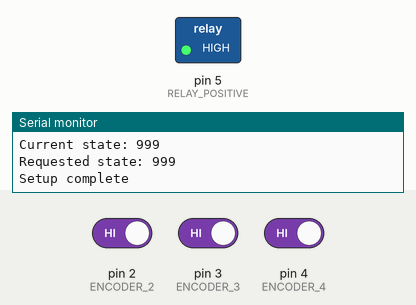
Simulated run of this sketch. Board: Arduino Uno, built with avr-gcc and run on an emulated ATmega328P. On the bench: switched loads named in the sketch (green lamp = pin HIGH), the last lines printed to the serial monitor. Inputs (shaded band) come from the test bench; at power-on: pin 2 (ENCODER_2) HIGH, pin 3 (ENCODER_3) HIGH, pin 4 (ENCODER_4) HIGH. Pins used as bus, display or sensor lines are not drawn.

Above: at 3.2 s.
3.3 s: pin 2 (ENCODER_2) driven LOW
At 3.8 s:
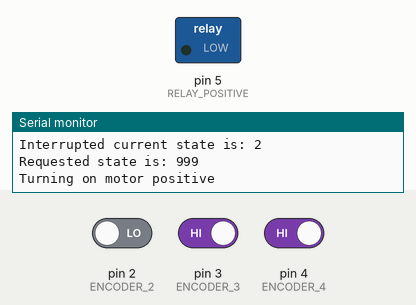
7.8 s: pin 2 (ENCODER_2) driven HIGH
At 8.4 s:
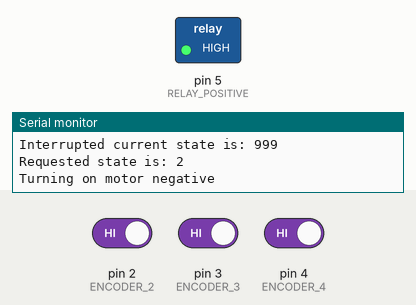
9.3 s: pin 3 (ENCODER_3) driven LOW
At 9.6 s:
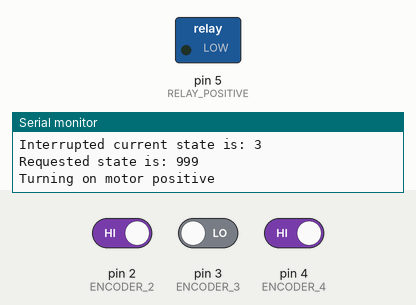
Timing chart, 0 to 11.8 s (numbered marks = the images above; inputs shaded):
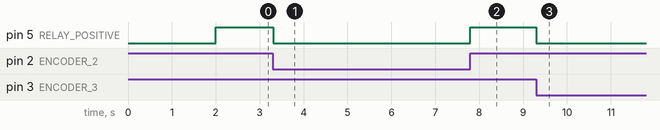

Measured:
- after the input at 3.3 s, pin 5 (RELAY_POSITIVE): HIGH → LOW at once
- after the input at 7.8 s, pin 5 (RELAY_POSITIVE): LOW → HIGH at once
- after the input at 9.3 s, pin 5 (RELAY_POSITIVE): HIGH → LOW at once

The sketch:

TCaseControl_V1.ino
```cpp
/*
   Implementation of Electric Shift On the Fly (ESOF) NV273F transfer case out of a 2000 Ford F350


   Author: Etienne Gignac-Bouchard, etiennegignac@hotmail.com
   Date: 20 Nov 21


   Hardware:  Arduino
              Relay board (at least 2 relays on it)
              2 x automotive relays


 *********************************************************************
   Inputs/outputs (Check #define section below for pinout)
 *********************************************************************

   Arduino INPUTS:

              DIGITAL
              Encoder pin 1
              Encorer pin 2
              Encoder pin 3
              Encoder pin 4

   Arduino OUTPUTS:

              Output to increase traction (+) i.e. go from 2WD to 4HI to 4LOW
              Output to decrease traction (-) i.e. go from 4LOW to 4HI to 2WD
   TODO: add input from dash switch
*/


#define LOG 1 //All the verbose in the serial console
#define DEBUG_PIN_STATUS_ON_INTERRUPT 0

// Little debug trick to strip the code of debug statement at compile time
#if LOG == 1
#define debug(x) Serial.print(x)
#define debugln(x) Serial.println(x)

#else
#define debug(x)
#define debugln(x)
#endif

//Pinout
#define ENCODER_1 1
#define ENCODER_2 2
#define ENCODER_3 3
#define ENCODER_4 4

#define RELAY_POSITIVE 5 //pin that controls the relay that moves the motor to positive traction
#define RELAY_NEGATIVE 0 //pin that controls the relay that moves the motor to negative traction

//States
#define TRANSITION 0
#define _2WD 1
#define _4HI 2
#define _4LOW 3
#define IMPOSSIBLE 999

//Direction of movement
// POSITIVE = More traction (From 2WD to 4HI to 4LOW)
// NEGATIVE = Less traction (From 4LOW to 4HI to 2WD)
#define STOPPED 0
#define POSITIVE 1
#define NEGATIVE 2
int directionOfMovement = 0;

//Temporary vars, TODO this will go away when we implement the dash switch logic
int requestedState = IMPOSSIBLE;
int currentState = IMPOSSIBLE;

/******************************************************************

   Arduino setup

 *****************************************************************/
void setup()
{
  delay(1000);//Seems to be necessary for the MKR1010 to play nice with the console
#if LOG == 1
  Serial.begin(115200);
  delay(1000);//Seems to be necessary for the MKR1010 to play nice with the console
  debugln("Setting up...");
#endif

  //All encoder pins as input pulled up
  pinMode(ENCODER_1, INPUT_PULLUP);
  pinMode(ENCODER_2, INPUT_PULLUP);
  pinMode(ENCODER_3, INPUT_PULLUP);
  pinMode(ENCODER_4, INPUT_PULLUP);

  //Outputs to relays
  pinMode(RELAY_POSITIVE, OUTPUT);
  pinMode(RELAY_NEGATIVE, OUTPUT);

  //Make sure motor is not running (for the relay board, HIGH is OFF)
  digitalWrite(RELAY_POSITIVE, HIGH);
  digitalWrite(RELAY_NEGATIVE, HIGH);

  //Each encoder pin needs an interrupt so we can detect any change
  attachInterrupt(digitalPinToInterrupt(1), intDetected, CHANGE);
  attachInterrupt(digitalPinToInterrupt(2), intDetected, CHANGE);
  attachInterrupt(digitalPinToInterrupt(3), intDetected, CHANGE);
  attachInterrupt(digitalPinToInterrupt(4), intDetected, CHANGE);

  //We just booted up, read current state and requested state
  currentState = getCurrentState();
  requestedState = getRequestedState();

#if LOG == 1

  debug("Current state: ");
  debugln(getCurrentState());

  debug("Requested state: ");
  debugln(getRequestedState());

#if DEBUG_PIN_STATUS_ON_INTERRUPT == 1
  intDetected();
#endif

  debugln("Setup complete");
#endif
}

/******************************************************************

   Interrupt routine when encode state changes

 *****************************************************************/
void intDetected()
{
  //First thing we do is turn off motor to re-evaluate where we are
  stopMotor();

  //Update what our currentstate is
  currentState = getCurrentState();

#if LOG == 1
  debug("Interrupted current state is: ");
  debugln(currentState);
  debug("Requested state is: ");
  debugln(requestedState);
#endif
//  */

#if DEBUG_PIN_STATUS_ON_INTERRUPT == 1
  debugln("Pin 1:");
  debugln(digitalRead(1));

  debugln("Pin 2:");
  debugln(digitalRead(2));

  debugln("Pin 3:");
  debugln(digitalRead(3));

  debugln("Pin 4:");
  debugln(digitalRead(4));
#endif


//Set direction of movement based on where are are and where we want to go
  if (requestedState > currentState)
  {
    directionOfMovement = POSITIVE;
    moveMotor();
  }
  else if (requestedState < currentState)
  {
    directionOfMovement = NEGATIVE;
    moveMotor();
  }
  else //we are at the right state
  {
    directionOfMovement = STOPPED;
    //currentState = requestedState;
  }
}

/******************************************************************

   getCurrentState() return the current state as an int
   TRANSITION = 0
   _2WD = 1
   _4HI = 2
   _4LOW = 3
   IMPOSSIBLE = 999 (eveything else)

 *****************************************************************/
int getCurrentState()
{
  //Reads digital pins and returns the state
  if (digitalRead(1) == 1 && digitalRead(2) == 0 && digitalRead(3) == 0 && digitalRead(4) == 0)
  {
    return TRANSITION; //1000
  }

  else if (digitalRead(1) == 0 && digitalRead(2) == 0 && digitalRead(3) == 1 && digitalRead(4) == 0)
  {
    return _2WD; //0010
  }
  else if (digitalRead(1) == 0 && digitalRead(2) == 0 && digitalRead(3) == 1 && digitalRead(4) == 1)
  {
    return _2WD;//0011, this is is with the motor at the very end of its travel
  }
  else if (digitalRead(1) == 0 && digitalRead(2) == 1 && digitalRead(3) == 1 && digitalRead(4) == 1)
  {
    return _2WD;//0111, this is is with the motor at the very end of its travel
  }

  else if (digitalRead(1) == 1 && digitalRead(2) == 0 && digitalRead(3) == 1 && digitalRead(4) == 0)
  {
    return _4HI; //1010
  }
  else if (digitalRead(1) == 1 && digitalRead(2) == 0 && digitalRead(3) == 1 && digitalRead(4) == 1)
  {
    return _4HI; //1011
  }
  else if (digitalRead(1) == 1 && digitalRead(2) == 0 && digitalRead(3) == 0 && digitalRead(4) == 1)
  {
    return _4HI; //1001
  }

  else if (digitalRead(1) == 1 && digitalRead(2) == 1 && digitalRead(3) == 0 && digitalRead(4) == 0)
  {
    return _4LOW; //1100
  }
  else if (digitalRead(1) == 1 && digitalRead(2) == 1 && digitalRead(3) == 0 && digitalRead(4) == 1)
  {
    return _4LOW; //1101
  }

  else
  {
    return 999; //impossible state
  }

}


/******************************************************************

   getRequestedState() returns the requested state based on dash switch position
   TRANSITION = 0
   _2WD = 1
   _4HI = 2
   _4LOW = 3
   IMPOSSIBLE = 999 (eveything else)

 *****************************************************************/
int getRequestedState()
{
  //TODO: Implement this to read the dash switch value, probably based on interrupts that call this

  //Temporarily: ask an int from the console...no error checking implemented

  if (Serial.available())
  {
    int incomingByte = Serial.read();
    requestedState = incomingByte - '0';

    //Flush rest of buffer
    while (Serial.read() >= 0);

    return requestedState;
  }

  else
    return currentState;
}


/******************************************************************

   moveMotor(): called after we figured out that we are not at the right place and know which way we need to go

 *****************************************************************/
void moveMotor()
{
  if (directionOfMovement == POSITIVE)
  {
    //Turn on POSITIVE relay
#if LOG == 1
    debugln("Turning on motor positive");
#endif
    digitalWrite(RELAY_POSITIVE, LOW); //For the relay board, LOW is ON
  }
  else if (directionOfMovement == NEGATIVE)
  {
    //turn on NEGATIVE relay
#if LOG == 1
    debugln("Turning on motor negative");
#endif
    digitalWrite(RELAY_NEGATIVE, LOW); //For the relay board, LOW is ON
  }
}

/******************************************************************

   stopMotor(): stops everything regardless of which way we are going

 *****************************************************************/
void stopMotor()
{
#if LOG == 1
  debugln("Stopping motor");
#endif

  digitalWrite(RELAY_POSITIVE, HIGH); //For relay board, HIGH is OFF
  digitalWrite(RELAY_NEGATIVE, HIGH); //For relay board, HIGH is OFF
}


/******************************************************************

   Ardiono main loop

 *****************************************************************/
void loop()
{
  //while(1); //Pause everything for debug purposes
#if LOG == 1
  /*debug("Current state is ");

    switch(currentState)
    {
    case TRANSITION:
    debugln("Transitioning...");
    break;

    case _2WD:
    debugln("2WD");
    break;

    case _4HI:
    debugln("4HI");
    break;

    case _4LOW:
    debugln("4LOW");
    break;

    case IMPOSSIBLE:
    debugln("Impossible.");
    break;
    }*/
#endif

  if (currentState != requestedState && currentState != IMPOSSIBLE && requestedState != IMPOSSIBLE)
  {
    //We need to change something
#if LOG == 1
        debugln("New state requested");
        debug("Current state: ");
        debugln(currentState);
        debug("Request state: ");
        debugln(requestedState);
#endif

    //Set direction of movement based on where are are and where we want to go
    if (requestedState > currentState)
    {
      directionOfMovement = POSITIVE;
    }
    else
    {
      directionOfMovement = NEGATIVE;
    }
    //currentState = requestedState;
    moveMotor();
  }
  //else: either we are in the right state or there is an error somewhere and something is flagged as IMPOSSIBLE
  requestedState = getRequestedState();

}
```
